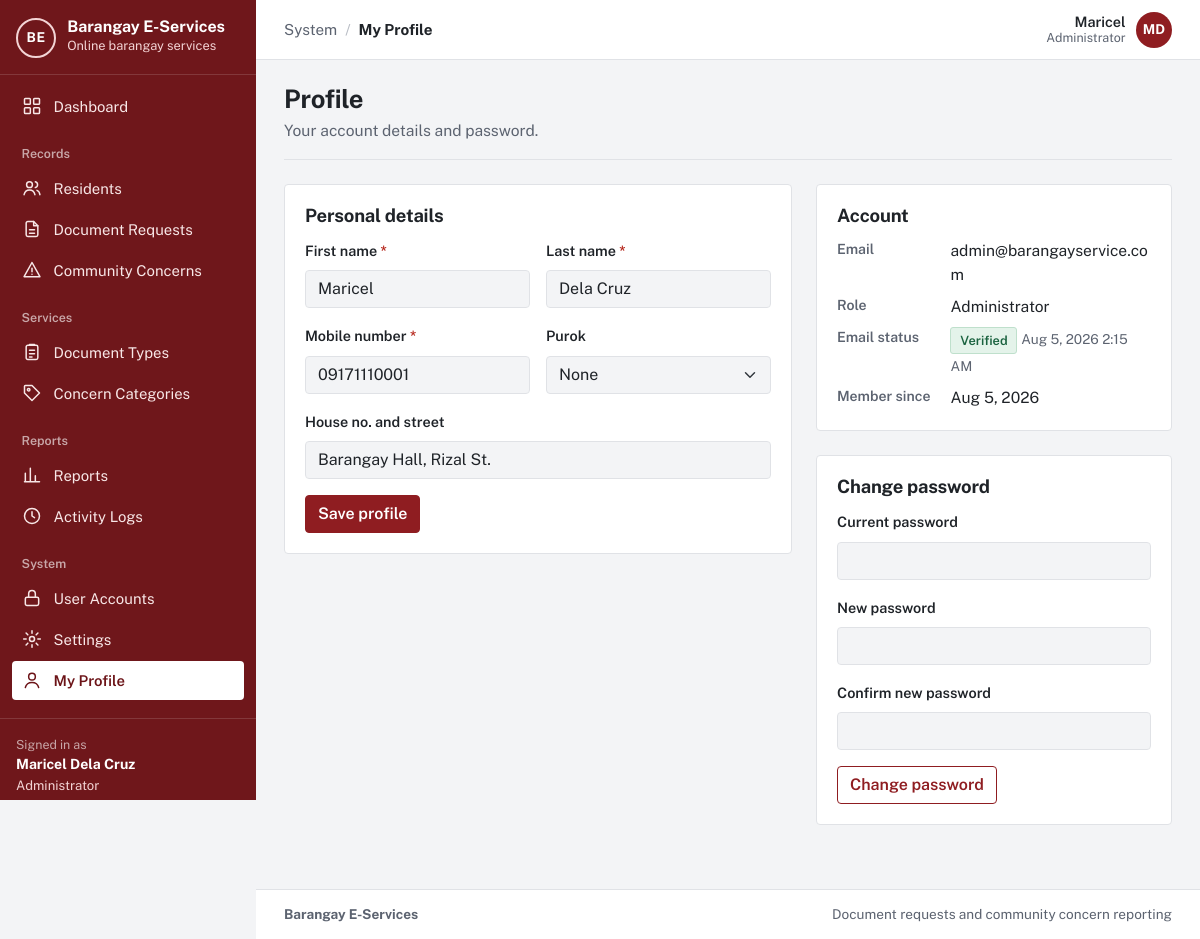
Before: /profile.php (signed in) with the older database file.
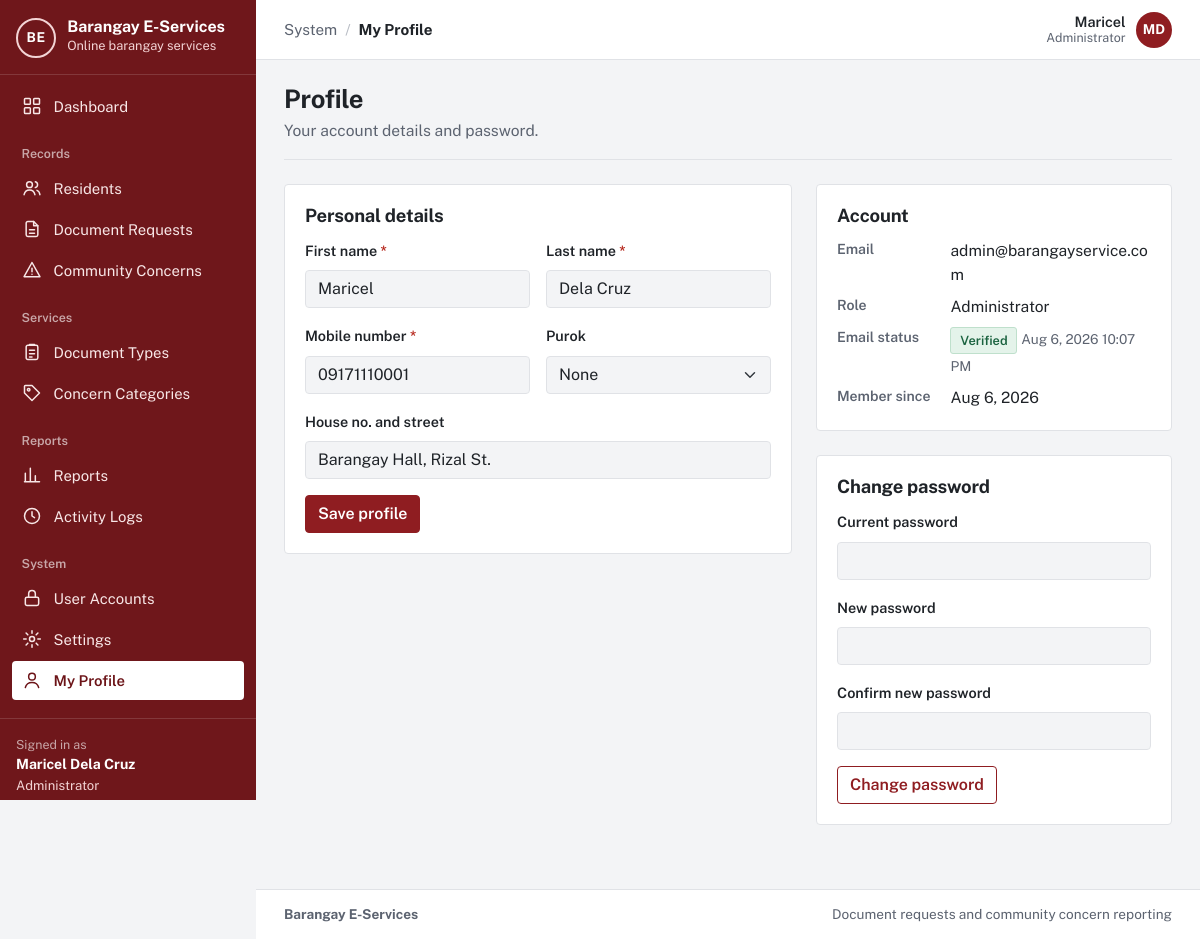
After: the same page with the newer database file.
### tables this page shows
CREATE TABLE `users` (
  `user_id` int(10) unsigned NOT NULL AUTO_INCREMENT,
  `role_id` tinyint(3) unsigned NOT NULL,
  `purok_id` smallint(5) unsigned DEFAULT NULL,
  `first_name` varchar(60) NOT NULL,
  `last_name` varchar(60) NOT NULL,
  `email` varchar(120) NOT NULL,
  `contact_no` varchar(13) DEFAULT NULL,
  `street_address` varchar(150) DEFAULT NULL,
  `password_hash` varchar(255) NOT NULL,
  `email_verified_at` datetime DEFAULT NULL,
  `is_active` tinyint(1) NOT NULL DEFAULT 1,
  `failed_logins` tinyint(3) unsigned NOT NULL DEFAULT 0,
  `locked_until` datetime DEFAULT NULL,
  `created_at` datetime NOT NULL DEFAULT current_timestamp(),
  `updated_at` datetime NOT NULL DEFAULT current_timestamp() ON UPDATE current_timestamp(),
  PRIMARY KEY (`user_id`),
  UNIQUE KEY `email` (`email`),
  KEY `fk_users_purok` (`purok_id`),
  KEY `idx_users_role` (`role_id`),
  CONSTRAINT `fk_users_purok` FOREIGN KEY (`purok_id`) REFERENCES `puroks` (`purok_id`) ON DELETE SET NULL,
  CONSTRAINT `fk_users_role` FOREIGN KEY (`role_id`) REFERENCES `roles` (`role_id`)
);

CREATE TABLE `roles` (
  `role_id` tinyint(3) unsigned NOT NULL,
  `role_key` varchar(20) NOT NULL,
  `role_name` varchar(50) NOT NULL,
  PRIMARY KEY (`role_id`),
  UNIQUE KEY `role_key` (`role_key`)
);

### app/lib/helpers.php (called while the page is built, shortened)
<?php
function e($value): string
{
    return htmlspecialchars((string) ($value ?? ''), ENT_QUOTES | ENT_SUBSTITUTE, 'UTF-8');
}
function base_path(): string
{
    static $base = null;
    if ($base === null) {
        $script = realpath($_SERVER['SCRIPT_FILENAME'] ?? '') ?: '';
        $root   = realpath(APP_ROOT) ?: APP_ROOT;
        $rel    = str_replace('\\', '/', substr($script, strlen($root)));
        $name   = str_replace('\\', '/', $_SERVER['SCRIPT_NAME'] ?? '');
        $base   = ($rel !== '' && str_ends_with($name, $rel)) ? substr($name, 0, -strlen($rel)) : '';
        $base   = rtrim($base, '/');
    }
    return $base;
}
function url(string $path = ''): string
{
    return base_path() . '/' . ltrim($path, '/');
}
function asset(string $path): string
{
    return url('assets/' . ltrim($path, '/'));
}
function old(string $key, $default = '')
{
    return $_SESSION['old'][$key] ?? $default;
}
function format_date(?string $datetime, string $format = 'M j, Y'): string
{
    return $datetime ? date($format, strtotime($datetime)) : '—';
}
function format_datetime(?string $datetime): string
{
    return format_date($datetime, 'M j, Y g:i A');
}
function full_name(array $row, string $prefix = ''): string
{
    return trim(($row[$prefix . 'first_name'] ?? '') . ' ' . ($row[$prefix . 'last_name'] ?? ''));
}

### app/lib/auth.php (called while the page is built, shortened)
<?php
function current_user(bool $refresh = false): ?array
{
    static $user = false;
    if ($user !== false && !$refresh) {
        return $user;
    }
    $user = null;
    if (!empty($_SESSION['user_id'])) {
        $user = db_one(
            'SELECT u.user_id, u.first_name, u.last_name, u.email, u.contact_no, u.street_address, u.purok_id,
                    u.email_verified_at, u.is_active, u.created_at, r.role_key, r.role_name
               FROM users u JOIN roles r ON r.role_id = u.role_id
              WHERE u.user_id = ?',
            [(int) $_SESSION['user_id']]
        );
    }
    return $user;
}
function is_verified(?array $user = null): bool
{
    $user = $user ?? current_user();
    return $user !== null && !empty($user['email_verified_at']);
}
function home_path_for_role(?string $role): string
{
    return match ($role) {
        ROLE_ADMIN    => 'admin/dashboard.php',
        ROLE_STAFF    => 'staff/dashboard.php',
        ROLE_RESIDENT => 'resident/dashboard.php',
        default       => 'auth/login.php',
    };
}
function require_login(bool $mustBeVerified = true): array
{
    $user = current_user();
    return $user;
}
function require_role(string ...$roles): array
{
    $user = require_login();
    return $user;
}

### app/lib/db.php (called while the page is built, shortened)
<?php
function db(): mysqli
{
    static $conn = null;
    if ($conn === null) {
        $conn = new mysqli(
            config('db.host'),
            config('db.user'),
            config('db.password'),
            config('db.name'),
            (int) config('db.port', 3306)
        );
        $conn->set_charset('utf8mb4');
        $conn->query("SET time_zone = '+08:00'");
    }
    return $conn;
}
function db_query(string $sql, array $params = []): mysqli_stmt
{
    $stmt = db()->prepare($sql);
    if ($params) {
        $types = '';
        foreach ($params as $p) {
            $types .= is_int($p) ? 'i' : (is_float($p) ? 'd' : 's');
        }
        $stmt->bind_param($types, ...array_values($params));
    }
    $stmt->execute();
    return $stmt;
}
function db_one(string $sql, array $params = []): ?array
{
    $result = db_query($sql, $params)->get_result();
    $row = $result ? $result->fetch_assoc() : null;
    return $row ?: null;
}

### app/lib/validator.php (called while the page is built, shortened)
<?php
function take_errors(): array
{
    $errors = $_SESSION['errors'] ?? [];
    return $errors;
}
function invalid_class(array $errors, string $field): string
{
    return isset($errors[$field]) ? ' is-invalid' : '';
}
function aria_invalid(array $errors, string $field): string
{
    return isset($errors[$field]) ? ' aria-invalid="true" aria-describedby="' . e($field) . '-error"' : '';
}

### profile.php (the view, shortened to what the changed rows need)
<?php
require __DIR__ . '/app/bootstrap.php';
$user = require_role(ROLE_RESIDENT, ROLE_STAFF, ROLE_ADMIN);
$errors = take_errors();
$val = fn ($k) => old($k, $user[$k] ?? '');
$activeNav = 'profile';
require APP_ROOT . '/app/views/header.php';
?>
<div class="page-head"><div><h1>Profile</h1><p>Your account details and password.</p></div></div>
<div class="row g-4">
  <div class="col-lg-7">
    <form method="post" class="panel" novalidate>
      <h2>Personal details</h2>
      <div class="row g-3">
        <div class="col-sm-6">
          <label class="form-label required" for="first_name">First name</label>
          <input class="form-control<?= invalid_class($errors, 'first_name') ?>" id="first_name" name="first_name" maxlength="60" value="<?= e($val('first_name')) ?>"<?= aria_invalid($errors, 'first_name') ?>>
        </div>
        <div class="col-sm-6">
          <label class="form-label required" for="last_name">Last name</label>
          <input class="form-control<?= invalid_class($errors, 'last_name') ?>" id="last_name" name="last_name" maxlength="60" value="<?= e($val('last_name')) ?>"<?= aria_invalid($errors, 'last_name') ?>>
        </div>
        <div class="col-sm-6">
          <label class="form-label required" for="contact_no">Mobile number</label>
          <input class="form-control<?= invalid_class($errors, 'contact_no') ?>" id="contact_no" name="contact_no" maxlength="13" value="<?= e($val('contact_no')) ?>"<?= aria_invalid($errors, 'contact_no') ?>>
        </div>
        <div class="col-12">
          <label class="form-label<?= $user['role_key'] === ROLE_RESIDENT ? ' required' : '' ?>" for="street_address">House no. and street</label>
          <input class="form-control<?= invalid_class($errors, 'street_address') ?>" id="street_address" name="street_address" maxlength="150" value="<?= e($val('street_address')) ?>"<?= aria_invalid($errors, 'street_address') ?>>
        </div>
      </div>
    </form>
  </div>
  <div class="col-lg-5">
    <div class="panel">
      <h2>Account</h2>
      <dl class="details">
        <dt>Email</dt><dd><?= e($user['email']) ?></dd>
        <dt>Role</dt><dd><?= e($user['role_name']) ?></dd>
        <dt>Email status</dt><dd><span class="status status-done">Verified</span> <span class="text-muted small"><?= e(format_datetime($user['email_verified_at'])) ?></span></dd>
        <dt>Member since</dt><dd><?= e(format_date($user['created_at'])) ?></dd>
      </dl>
    </div>
    <form method="post" class="panel" novalidate>
      <h2>Change password</h2>
    </form>
  </div>
</div>
<?php clear_old_input(); require APP_ROOT . '/app/views/footer.php'; ?>

### app/views/header.php (shortened to what the changed rows need)
<?php
$user = current_user();
$role = $user['role_key'] ?? null;
$verified = $user && is_verified($user);
$activeNav = $activeNav ?? '';
$appLayout = $user && $verified;
$groups = [];
if ($appLayout && $role === ROLE_ADMIN) {
    $groups = [
        '' => ['dashboard' => ['admin/dashboard.php', 'Dashboard', 'dashboard']],
        'Records' => [
            'residents' => ['residents.php', 'Residents', 'residents'],
            'requests'  => ['requests.php', 'Document Requests', 'document'],
            'concerns'  => ['concerns.php', 'Community Concerns', 'concern'],
        ],
        'Services' => [
            'doctypes'   => ['admin/document-types.php', 'Document Types', 'services'],
            'categories' => ['admin/categories.php', 'Concern Categories', 'category'],
        ],
        'Reports' => [
            'reports' => ['reports.php', 'Reports', 'reports'],
            'logs'    => ['admin/logs.php', 'Activity Logs', 'logs'],
        ],
        'System' => [
            'users'    => ['admin/users.php', 'User Accounts', 'accounts'],
            'settings' => ['admin/settings.php', 'Settings', 'settings'],
            'profile'  => ['profile.php', 'My Profile', 'profile'],
        ],
    ];
}
$crumbGroup = '';
$crumbItem = $pageTitle ?? '';
foreach ($groups as $label => $items) {
    if (isset($items[$activeNav])) {
        $crumbGroup = $label;
        $crumbItem = $items[$activeNav][1];
    }
}
?><!doctype html>
<html lang="en">
<head>
  <link rel="stylesheet" href="<?= e(asset('vendor/bootstrap/bootstrap.min.css')) ?>">
  <link rel="stylesheet" href="<?= e(asset('css/app.css')) ?>">
</head>
<body class="<?= $appLayout ? 'app-body' : 'public-body' ?>">
<?php if ($appLayout): ?>
<div class="app-shell">
  <aside class="sidebar offcanvas-lg offcanvas-start" id="sidebar" tabindex="-1" aria-label="Main navigation">
    <div class="sidebar-brand">
      <a class="brand" href="<?= e(url(home_path_for_role($role))) ?>">
        <?= render_app_mark() ?>
        <span class="brand-text">
          <span class="brand-name"><?= e(app_name()) ?></span>
          <span class="brand-sub">Online barangay services</span>
        </span>
      </a>
    </div>
    <nav class="sidebar-nav">
      <?php foreach ($groups as $label => $items): ?>
        <?php if ($label !== ''): ?><div class="sidebar-heading"><?= e($label) ?></div><?php endif; ?>
        <ul class="sidebar-list">
          <?php foreach ($items as $key => [$path, $itemLabel, $iconName]): ?>
            <li>
              <a class="sidebar-link<?= $key === $activeNav ? ' active' : '' ?>" <?= $key === $activeNav ? 'aria-current="page"' : '' ?> href="<?= e(url($path)) ?>">
                <?= icon($iconName) ?><span><?= e($itemLabel) ?></span>
              </a>
            </li>
          <?php endforeach; ?>
        </ul>
      <?php endforeach; ?>
    </nav>
    <div class="sidebar-user">
      <div class="sidebar-user-label">Signed in as</div>
      <div class="sidebar-user-name"><?= e(full_name($user)) ?></div>
      <div class="sidebar-user-role"><?= e($user['role_name']) ?></div>
      <form method="post" action="<?= e(url('auth/logout.php')) ?>">
      </form>
    </div>
  </aside>
  <div class="app-main">
    <header class="topbar">
      <nav class="topbar-crumb" aria-label="You are here">
        <?php if ($crumbGroup !== ''): ?><span class="crumb-group"><?= e($crumbGroup) ?></span><span class="crumb-sep" aria-hidden="true">/</span><?php endif; ?>
        <span class="crumb-item"><?= e($crumbItem) ?></span>
      </nav>
      <div class="topbar-user">
        <span class="topbar-user-text"><span class="topbar-user-name"><?= e($user['first_name']) ?></span><span class="topbar-user-role"><?= e($user['role_name']) ?></span></span>
        <a class="avatar" href="<?= e(url('profile.php')) ?>" title="My profile" aria-label="My profile"><?= e(mb_strtoupper(mb_substr($user['first_name'], 0, 1) . mb_substr($user['last_name'], 0, 1))) ?></a>
      </div>
    </header>
    <main id="main" class="page">
<?php endif; ?>

Changed rows visible on the page:
changed users "admin@barangayservice.com": email_verified_at "Aug 5, 2026 2:15 AM" → "Aug 6, 2026 10:07 PM"; created_at "Aug 5, 2026" → "Aug 6, 2026"
